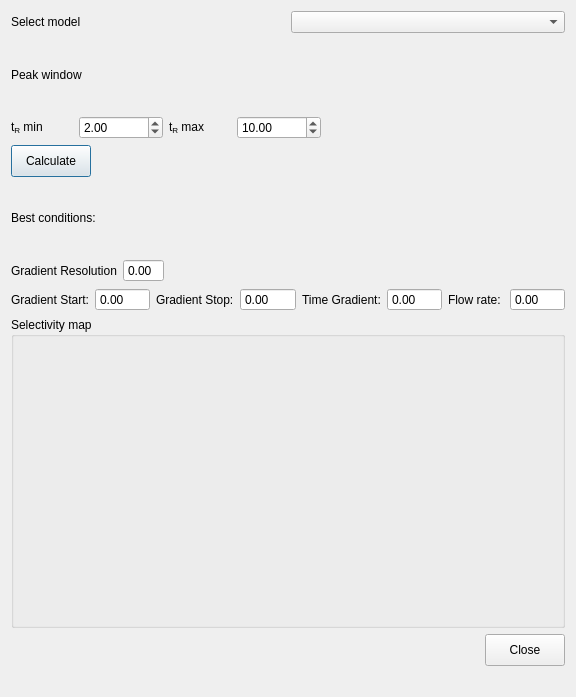
<?xml version="1.0" encoding="UTF-8"?>
<ui version="4.0">
 <class>ComputeBestGradient</class>
 <widget class="QDialog" name="ComputeBestGradient">
  <property name="geometry">
   <rect>
    <x>0</x>
    <y>0</y>
    <width>576</width>
    <height>697</height>
   </rect>
  </property>
  <property name="windowTitle">
   <string>Automatic elution windows stretching</string>
  </property>
  <layout class="QGridLayout" name="gridLayout">
   <item row="0" column="0" colspan="4">
    <layout class="QHBoxLayout" name="horizontalLayout">
     <item>
      <widget class="QLabel" name="label_4">
       <property name="text">
        <string>Select model</string>
       </property>
      </widget>
     </item>
     <item>
      <widget class="QComboBox" name="modelBox"/>
     </item>
    </layout>
   </item>
   <item row="1" column="0" colspan="2">
    <layout class="QVBoxLayout" name="verticalLayout">
     <item>
      <widget class="QLabel" name="label">
       <property name="text">
        <string>Peak window</string>
       </property>
      </widget>
     </item>
     <item>
      <layout class="QHBoxLayout" name="horizontalLayout_5">
       <item>
        <widget class="QLabel" name="label_3">
         <property name="text">
          <string>&lt;html&gt;&lt;head/&gt;&lt;body&gt;&lt;p&gt;t&lt;span style=&quot; vertical-align:sub;&quot;&gt;R&lt;/span&gt; min&lt;/p&gt;&lt;/body&gt;&lt;/html&gt;</string>
         </property>
        </widget>
       </item>
       <item>
        <widget class="QDoubleSpinBox" name="tr_min">
         <property name="decimals">
          <number>2</number>
         </property>
         <property name="minimum">
          <double>0.000000000000000</double>
         </property>
         <property name="maximum">
          <double>999999999.000000000000000</double>
         </property>
         <property name="value">
          <double>2.000000000000000</double>
         </property>
        </widget>
       </item>
       <item>
        <widget class="QLabel" name="label_5">
         <property name="text">
          <string>&lt;html&gt;&lt;head/&gt;&lt;body&gt;&lt;p&gt;t&lt;span style=&quot; vertical-align:sub;&quot;&gt;R&lt;/span&gt; max&lt;/p&gt;&lt;/body&gt;&lt;/html&gt;</string>
         </property>
        </widget>
       </item>
       <item>
        <widget class="QDoubleSpinBox" name="tr_max">
         <property name="decimals">
          <number>2</number>
         </property>
         <property name="maximum">
          <double>999999999.000000000000000</double>
         </property>
         <property name="value">
          <double>10.000000000000000</double>
         </property>
        </widget>
       </item>
      </layout>
     </item>
    </layout>
   </item>
   <item row="1" column="2" colspan="2">
    <spacer name="horizontalSpacer_4">
     <property name="orientation">
      <enum>Qt::Horizontal</enum>
     </property>
     <property name="sizeHint" stdset="0">
      <size>
       <width>215</width>
       <height>20</height>
      </size>
     </property>
    </spacer>
   </item>
   <item row="2" column="0" colspan="4">
    <layout class="QHBoxLayout" name="horizontalLayout_3">
     <item>
      <widget class="QPushButton" name="calculateButton">
       <property name="maximumSize">
        <size>
         <width>110</width>
         <height>32</height>
        </size>
       </property>
       <property name="text">
        <string>Calculate</string>
       </property>
      </widget>
     </item>
     <item>
      <spacer name="horizontalSpacer_2">
       <property name="orientation">
        <enum>Qt::Horizontal</enum>
       </property>
       <property name="sizeHint" stdset="0">
        <size>
         <width>796</width>
         <height>20</height>
        </size>
       </property>
      </spacer>
     </item>
    </layout>
   </item>
   <item row="3" column="0">
    <layout class="QVBoxLayout" name="verticalLayout_4">
     <item>
      <widget class="QLabel" name="label_20">
       <property name="text">
        <string>Best conditions:</string>
       </property>
      </widget>
     </item>
     <item>
      <layout class="QHBoxLayout" name="horizontalLayout_7">
       <item>
        <widget class="QLabel" name="label_21">
         <property name="text">
          <string>Gradient Resolution</string>
         </property>
        </widget>
       </item>
       <item>
        <widget class="QDoubleSpinBox" name="doubleSpinBox_10">
         <property name="readOnly">
          <bool>true</bool>
         </property>
         <property name="buttonSymbols">
          <enum>QAbstractSpinBox::NoButtons</enum>
         </property>
        </widget>
       </item>
      </layout>
     </item>
    </layout>
   </item>
   <item row="3" column="1" colspan="3">
    <spacer name="horizontalSpacer_5">
     <property name="orientation">
      <enum>Qt::Horizontal</enum>
     </property>
     <property name="sizeHint" stdset="0">
      <size>
       <width>368</width>
       <height>20</height>
      </size>
     </property>
    </spacer>
   </item>
   <item row="4" column="0" colspan="4">
    <layout class="QHBoxLayout" name="horizontalLayout_6">
     <item>
      <widget class="QLabel" name="label_16">
       <property name="text">
        <string>Gradient Start:</string>
       </property>
      </widget>
     </item>
     <item>
      <widget class="QDoubleSpinBox" name="doubleSpinBox_6">
       <property name="readOnly">
        <bool>true</bool>
       </property>
       <property name="buttonSymbols">
        <enum>QAbstractSpinBox::NoButtons</enum>
       </property>
      </widget>
     </item>
     <item>
      <widget class="QLabel" name="label_17">
       <property name="text">
        <string>Gradient Stop:</string>
       </property>
      </widget>
     </item>
     <item>
      <widget class="QDoubleSpinBox" name="doubleSpinBox_7">
       <property name="readOnly">
        <bool>true</bool>
       </property>
       <property name="buttonSymbols">
        <enum>QAbstractSpinBox::NoButtons</enum>
       </property>
      </widget>
     </item>
     <item>
      <widget class="QLabel" name="label_18">
       <property name="text">
        <string>Time Gradient:</string>
       </property>
      </widget>
     </item>
     <item>
      <widget class="QDoubleSpinBox" name="doubleSpinBox_8">
       <property name="readOnly">
        <bool>true</bool>
       </property>
       <property name="buttonSymbols">
        <enum>QAbstractSpinBox::NoButtons</enum>
       </property>
      </widget>
     </item>
     <item>
      <widget class="QLabel" name="label_19">
       <property name="text">
        <string>Flow rate:</string>
       </property>
      </widget>
     </item>
     <item>
      <widget class="QDoubleSpinBox" name="doubleSpinBox_9">
       <property name="readOnly">
        <bool>true</bool>
       </property>
       <property name="buttonSymbols">
        <enum>QAbstractSpinBox::NoButtons</enum>
       </property>
      </widget>
     </item>
    </layout>
   </item>
   <item row="5" column="0" colspan="4">
    <widget class="QGroupBox" name="plotterBox">
     <property name="minimumSize">
      <size>
       <width>551</width>
       <height>311</height>
      </size>
     </property>
     <property name="title">
      <string>Selectivity map</string>
     </property>
    </widget>
   </item>
   <item row="6" column="0" colspan="3">
    <spacer name="horizontalSpacer">
     <property name="orientation">
      <enum>Qt::Horizontal</enum>
     </property>
     <property name="sizeHint" stdset="0">
      <size>
       <width>932</width>
       <height>20</height>
      </size>
     </property>
    </spacer>
   </item>
   <item row="6" column="3">
    <widget class="QPushButton" name="closeButton">
     <property name="maximumSize">
      <size>
       <width>110</width>
       <height>32</height>
      </size>
     </property>
     <property name="text">
      <string>Close</string>
     </property>
    </widget>
   </item>
   <item row="7" column="1" colspan="3">
    <spacer name="horizontalSpacer_3">
     <property name="orientation">
      <enum>Qt::Horizontal</enum>
     </property>
     <property name="sizeHint" stdset="0">
      <size>
       <width>368</width>
       <height>20</height>
      </size>
     </property>
    </spacer>
   </item>
  </layout>
  <zorder>closeButton</zorder>
  <zorder>horizontalSpacer</zorder>
  <zorder>plotterBox</zorder>
  <zorder>layoutWidget</zorder>
  <zorder>horizontalSpacer_3</zorder>
  <zorder>layoutWidget_2</zorder>
  <zorder>horizontalSpacer_4</zorder>
  <zorder>horizontalSpacer_5</zorder>
 </widget>
 <resources/>
 <connections/>
</ui>
